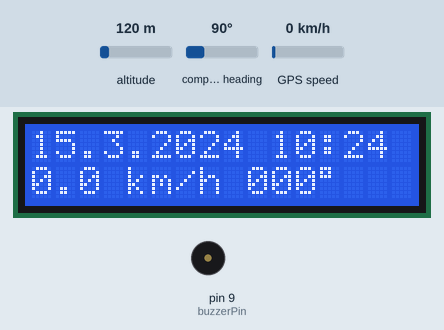
This sketch was run on a simulated Arduino Uno, built with avr-gcc and run on an emulated ATmega328P. Shown: 16×2 character LCD, buzzer (waves = sounding). The test bench sets the inputs (shaded band); at power-on: GPS speed 0 km/h, compass heading 90°, altitude 120 m. The GPS gets a fix after 3 s at 37.7749, -122.4194 with 8 satellites.

Above: at 1.2 s.
1.3 s: GPS speed set to 30 km/h
At 4.2 s:
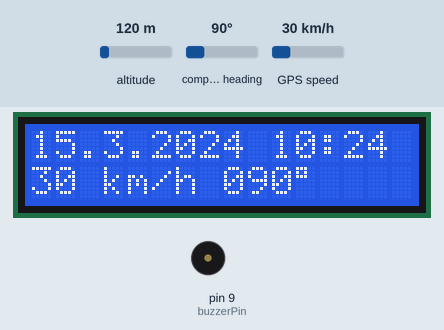
4.6 s: compass heading set to 7°
At 5.6 s:
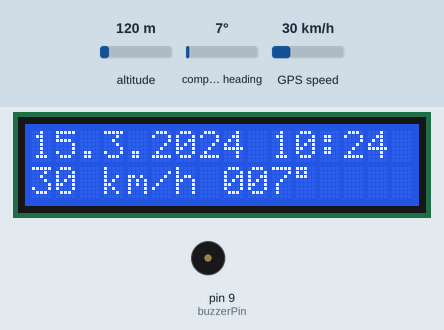
6.6 s: compass heading set to 180°
At 8.3 s:
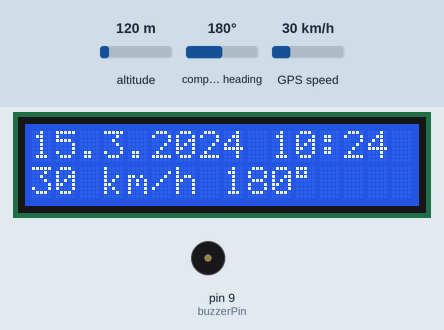
8.6 s: GPS speed set to 2 km/h
At 10.0 s:
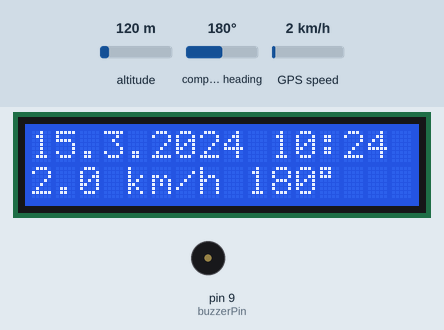
Timing chart, 0 to 11.6 s (numbered marks = the images above; inputs shaded):
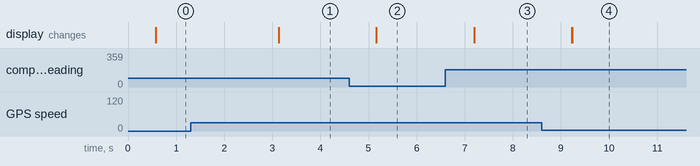

Measured:
- after the input at 1.3 s, the display: first changes after 1.8 s (image 1 shows a later state)
- after the input at 4.6 s, the display: changes after 0.56 s (image 2)
- after the input at 6.6 s, the display: changes after 0.60 s (image 3)
- after the input at 8.6 s, the display: first changes after 0.63 s (image 4 shows a later state)

The sketch:

GPSSpeedDisplay.ino
```cpp
#include <TinyGPS++.h>
#include <SoftwareSerial.h>
#include <LiquidCrystal.h>
#include <toneAC.h>

/*

 The circuit (modified for GPS Shield pins in use):
 * LCD RS pin to digital pin 12
 * LCD Enable pin to digital pin 11
 * LCD D4 pin to digital pin 7
 * LCD D5 pin to digital pin 6
 * LCD D6 pin to digital pin 5
 * LCD D7 pin to digital pin 4
 * LCD R/W pin to ground
 * 10K resistor:
 * ends to +5V and ground
 * wiper to LCD VO pin (pin 3)

 * buzzer to digital pin 9

 */

static const int RXPin = 2, TXPin = 3;
static const uint32_t GPSBaud = 4800;

// The TinyGPS++ object
// see http://arduiniana.org/libraries/tinygpsplus/ for library details
TinyGPSPlus gps;

// The serial connection to the GPS device
SoftwareSerial ss(RXPin, TXPin);

// initialize the library with the numbers of the interface pins
LiquidCrystal lcd(12, 11, 7, 6, 5, 4);

// set up the buzzer for speed alerts
static const boolean alertsOn = true;
static const int buzzerPin = 9;
static const int highTone = 1200;
static const int lowTone = 700;
static const int speedAlert1 = 3; // km/h
boolean alert1fired = false;

void setup() {
  ss.begin(GPSBaud);

  // set up the LCD's number of columns and rows:
  lcd.begin(16, 2);
  // Print a message to the LCD.
  //lcd.print("hello, world!");

  // set up speed alerts
  pinMode(buzzerPin, OUTPUT);


}

void loop() {
  // set the cursor to column 0, line 0
  // (note: line 1 is the second row, since counting begins with 0):
  lcd.setCursor(0, 0); // first line

  // print date
  lcd.print(gps.date.day());
  lcd.print(".");
  lcd.print(gps.date.month());
  lcd.print(".");
  lcd.print(gps.date.year());
  lcd.print(" ");

  // print time
  uint8_t hr = gps.time.hour();
  lcd.print( hr<10 ? "0" : "");
  lcd.print(hr);
  lcd.print(":");

  uint8_t mn = gps.time.minute();
  lcd.print( mn<10 ? "0" : "" );
  lcd.print(mn);
  lcd.print("  ");

  lcd.setCursor(0, 1); // second line

  // print speed
  float spd = gps.speed.kmph();
  if ( spd < 10.0 ) {
    spd = round(spd*10.0)/10.0;
    lcd.print(spd,1);
  }
  else {
    spd = round(spd);
    lcd.print(spd,0);
  }
  lcd.print(" km/h ");

  // sound speed alert
  if ( alertsOn ) {
    if ( spd > speedAlert1 && !alert1fired ) {
      // overspeed
//      noToneAC();
      toneAC(highTone,500,5);
//      beep(lowTone,250);
//      beep(highTone,250);
      alert1fired = true;
    }
    else if ( spd < speedAlert1 && alert1fired ) {
      // underspeedspeed
//      noToneAC();
      toneAC(lowTone,500,5);
//      beep(highTone,250);
//      beep(lowTone,250);
      alert1fired = false;
    }

  }

  // print bearing
  //lcd.print("bng ");
  float bng = round(gps.course.deg());
  lcd.print( bng < 100 ? "0" : "" );
  lcd.print( bng < 10 ? "0" : "" );
  lcd.print(bng,0);
  lcd.write(0b11011111); // degree symbol
  lcd.print("  ");

  smartDelay(500);

  if (millis() > 5000 && gps.charsProcessed() < 10)
    lcd.print("No GPS data");

}

// This custom version of delay() ensures that the gps object
// is being "fed".
static void smartDelay(unsigned long ms)
{
  unsigned long start = millis();
  do
  {
    while (ss.available())
      gps.encode(ss.read());
  }
  while (millis() - start < ms);
}

/*
static void beep(unsigned int hz, unsigned int ms) {
  tone(buzzerPin, hz );
  smartDelay(ms);
  noTone(buzzerPin);
}
*/
```
